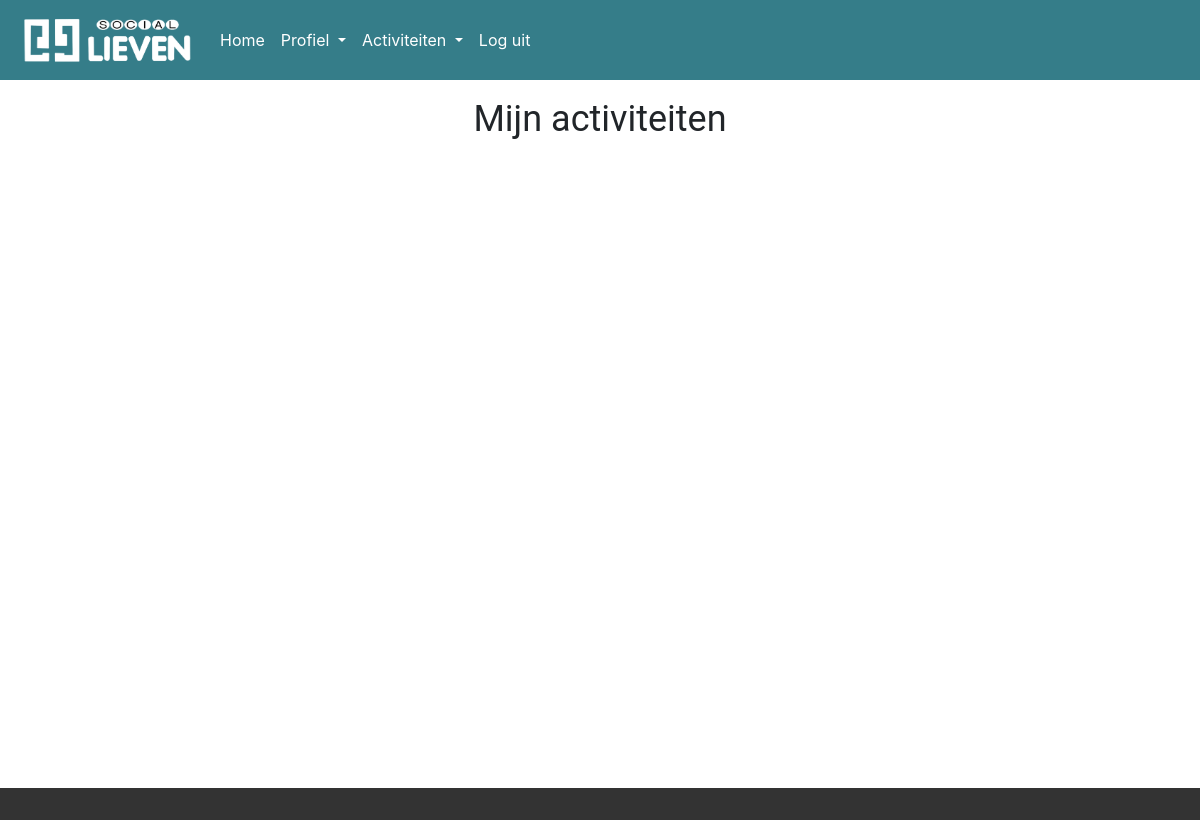
Before: /mijn_activiteiten (signed in) with the older database file.
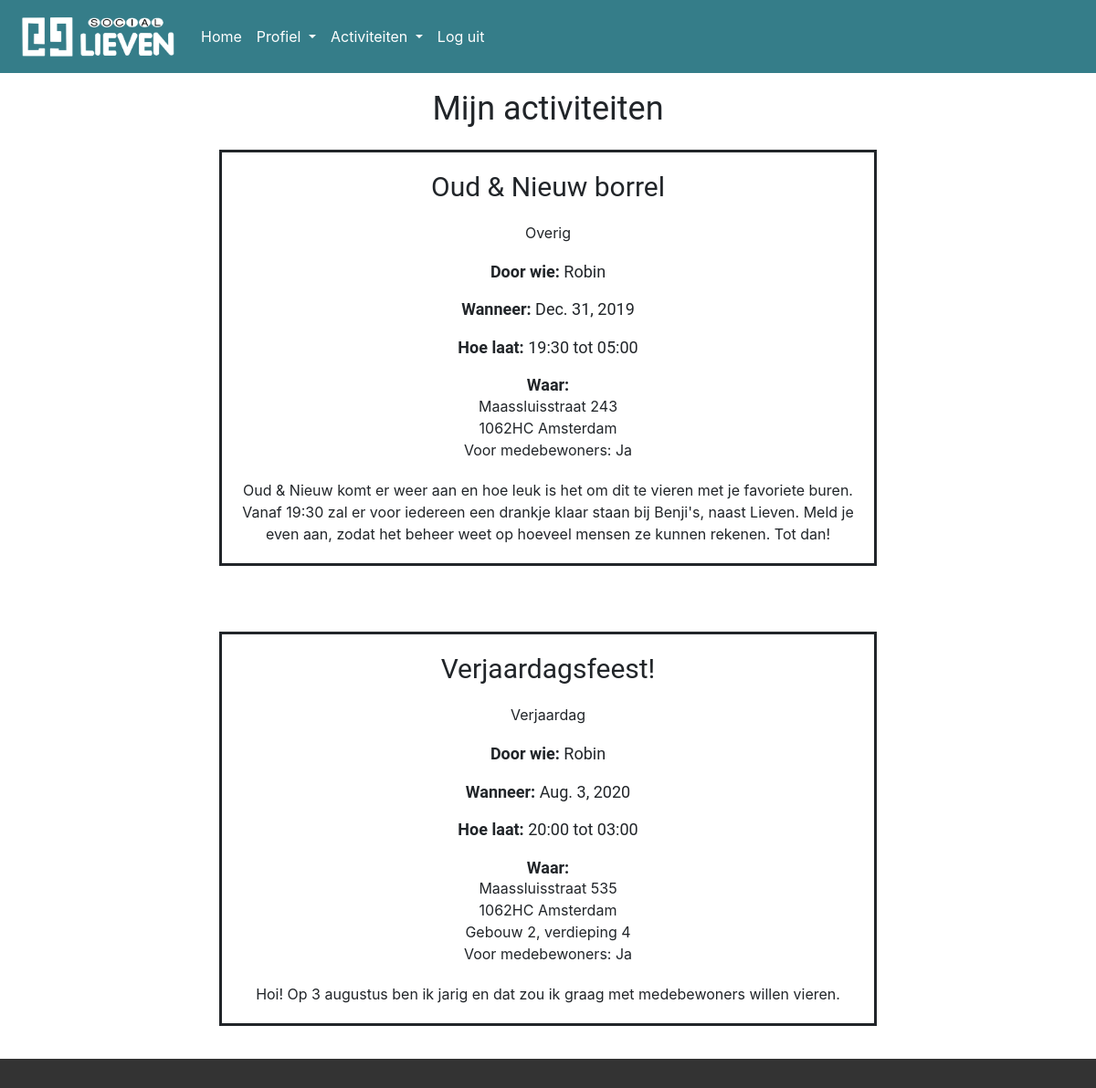
After: the same page with the newer database file.
### socialieven/models.py (models this page shows, shortened)
class Activiteit(models.Model):
    name = models.CharField(max_length=128, null=True)
    gebruiker = models.ForeignKey(CustomUser, on_delete=models.CASCADE)
    datum = models.DateField(null=True)
    starttijd = models.CharField(max_length=5, null=True)
    eindtijd = models.CharField(max_length=5, null=True)
    straat = models.CharField(max_length=64, null=True)
    huisnummer = models.IntegerField(null=True)
    postcode = models.CharField(max_length=6, null=True)
    plaats = models.CharField(max_length=64, null=True)
    gebouw = models.IntegerField(blank=True, null=True)
    verdieping = models.IntegerField(blank=True, null=True)
    categorie = models.CharField(max_length=64, null=True)
    uitgenodigd = models.BooleanField(null=True)
    beschrijving = models.CharField(max_length=2048, null=True)
    class Meta:
        ordering = ['datum', 'starttijd']

### users/models.py (models this page shows, shortened)
class CustomUser(AbstractUser):
    geboortedatum = models.CharField(max_length=10, null=True)
    straat = models.CharField(max_length=64, null=True)
    huisnummer = models.IntegerField(null=True)
    postcode = models.CharField(max_length=6, null=True)
    woonplaats = models.CharField(max_length=64, null=True)
    gebouw = models.IntegerField(null=True)
    verdieping = models.IntegerField(null=True)

### socialieven/views.py (the view)
# urls.py: path('mijn_activiteiten', views.mijn_activiteiten, name='mijn activiteiten'),
def mijn_activiteiten(request):
    if not request.user.is_authenticated:
        context = {
            "message": "Helaas! Je moet ingelogd zijn om deze pagina te bezoeken.",
            "loggedin": False
        }
        return render(request, "users/index.html", context)
    context = {
        "loggedin": True,
        "activiteiten": Activiteit.objects.filter(gebruiker=request.user)
    }
    return render(request, "users/mijn_activiteiten.html", context)

### socialieven/templates/users/mijn_activiteiten.html (shortened to what this page needs)
{% extends "users/base.html" %}
{% block body %}
<h2 style="text-align:center">Mijn activiteiten</h2>
{% for activiteit in activiteiten %}
<div class="container">
    <div><h3>{{ activiteit.name }}</h3></div>
    <div><p>{{ activiteit.categorie }}</p></div>
    <div><h6><b>Door wie: </b>{{ activiteit.gebruiker.first_name }}</h6></div>
    <div><h6><b>Wanneer: </b>{{ activiteit.datum }}</h6></div>
    <div><h6><b>Hoe laat: </b>{{ activiteit.starttijd }} tot {{ activiteit.eindtijd }}</h6></div>
    <div><h6 style="margin-bottom: 0"><b>Waar:</b></h6></div>
    <div>{{ activiteit.straat }} {{ activiteit.huisnummer }}</div>
    <div>{{ activiteit.postcode }} {{ activiteit.plaats }}</div>
    {% if activiteit.gebouw %}
    <div>Gebouw {{ activiteit.gebouw }},
        {% if activiteit.verdieping %}
        verdieping {{ activiteit.verdieping }}
        {% endif %}
    </div>
    {% endif %}
    <div>Voor medebewoners:
        {% if activiteit.uitgenodigd == True %}
        Ja
        {% endif %}
        </div>
    <div><p>{{ activiteit.beschrijving }}</p></div>
</div>
<br>
{% endfor %}
{% endblock %}

Changed rows visible on the page:
added Activiteit: name "Oud & Nieuw borrel", categorie "Overig", gebruiker.first_name "Robin", datum "Dec. 31, 2019", starttijd "19:30", eindtijd "05:00", straat "Maassluisstraat", huisnummer "243", postcode "1062HC", plaats "Amsterdam", uitgenodigd "Ja", beschrijving "Oud & Nieuw komt er weer aan en hoe leuk is het om dit te vieren met je favoriete buren. Vanaf 19:30 zal er voor iedereen een drankje klaar staan bij Benji's, naast Lieven. Meld je even aan, zodat het beheer weet op hoeveel mensen ze kunnen rekenen. Tot dan!"
added Activiteit: name "Verjaardagsfeest!", categorie "Verjaardag", gebruiker.first_name "Robin", datum "Aug. 3, 2020", starttijd "20:00", eindtijd "03:00", straat "Maassluisstraat", huisnummer "535", postcode "1062HC", plaats "Amsterdam", gebouw "2", verdieping "4", uitgenodigd "Ja", beschrijving "Hoi! Op 3 augustus ben ik jarig en dat zou ik graag met medebewoners willen vieren."
